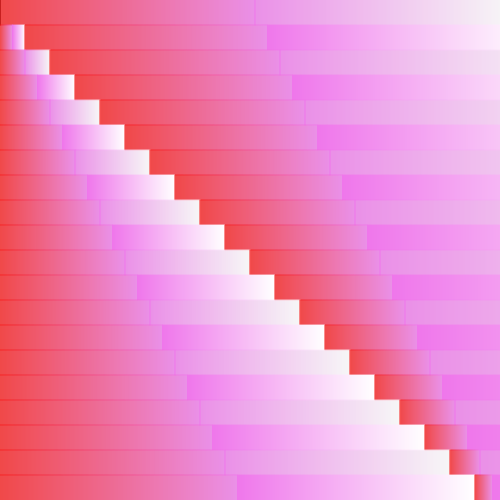
Frame 1 (no input)
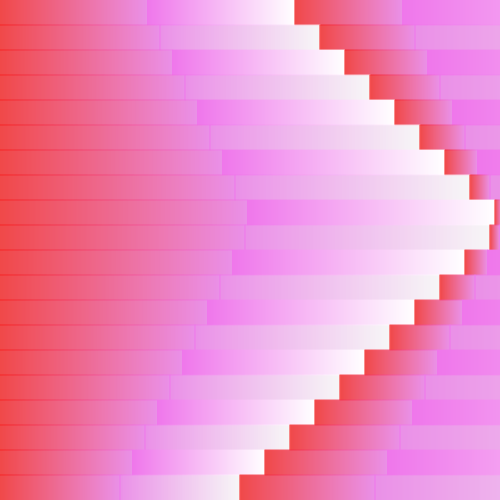
Frame 60 (no input)
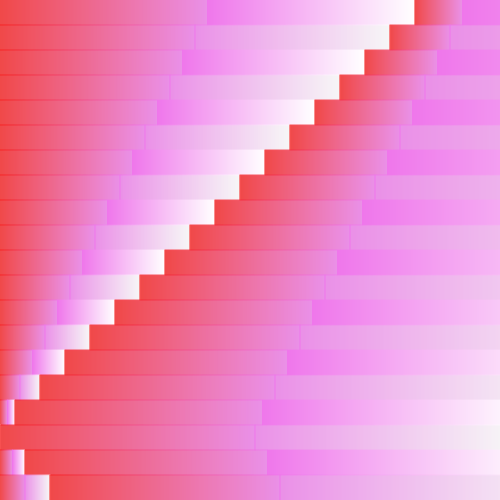
Frame 120 (the mouse pressed at the canvas centre since frame 60)

The p5.js sketch that drew these frames (run headless with seeded random() and noise() and a simulated clock; from frame 60 on, the mouse is pressed at the canvas centre):

// p5.js sketch
// ── sketch.js
let c1, c2, c3;
let blocks = [];

let num = 20;

function setup() {
  createCanvas(500, 500);
  rectMode(CENTER);

  c1 = color("#f71818");
  c2 = color("#ef77eb");
  c3 = color("#white");
  
  let x = width/num;
  let h = height/num;
  
  for (let i=0; i <num; i++){
blocks[i] = new Block (c1, c2, c3, x*i,h*i, h)
}
}

function draw() {
  background(220);
  for (let i=0; i <num; i++){
  blocks[i].display ();
    blocks[i].move ();
  }
}

// ── block.js
class Block {
  constructor(c1, c2, c3, x, y, h) {
    this.c1 = c1;
    this.c2 = c2;
    this.c3 = c3;
    this.x = x;
    this.y = y;
    this.h = h;

    this.d = 5;
  }

  display() {
    let x = mouseX;
    this.blockColor(0, this.x, this.y, this.h, this.c1, this.c2, this.c3);
    this.blockColor(this.x, width+10, this.y, this.h, this.c1, this.c2, this.c3);
  }

  move() {
    if (this.x > width || this.x < 0) {
      this.d *= -1;
    }
    this.x += this.d;
  }

  gradientBlock(min, max, y, h, c1, c2) {
    for (let i = min; i <= max; i++) {
      let amt = map(i, min, max, 0, 1);
      let c3 = lerpColor(c1, c2, amt);
      stroke(c3);
      line(i, y, i, y + h);
    }
  }

  blockColor(min, max, y, h, c1, c2, c3) {
    let x = 0.5;
    let range = max - min;
    this.gradientBlock(min, min + x * range, y, h, c1, c2);
    this.gradientBlock(min + x * range, min + max, y, h, c2, c3);
  }
}
